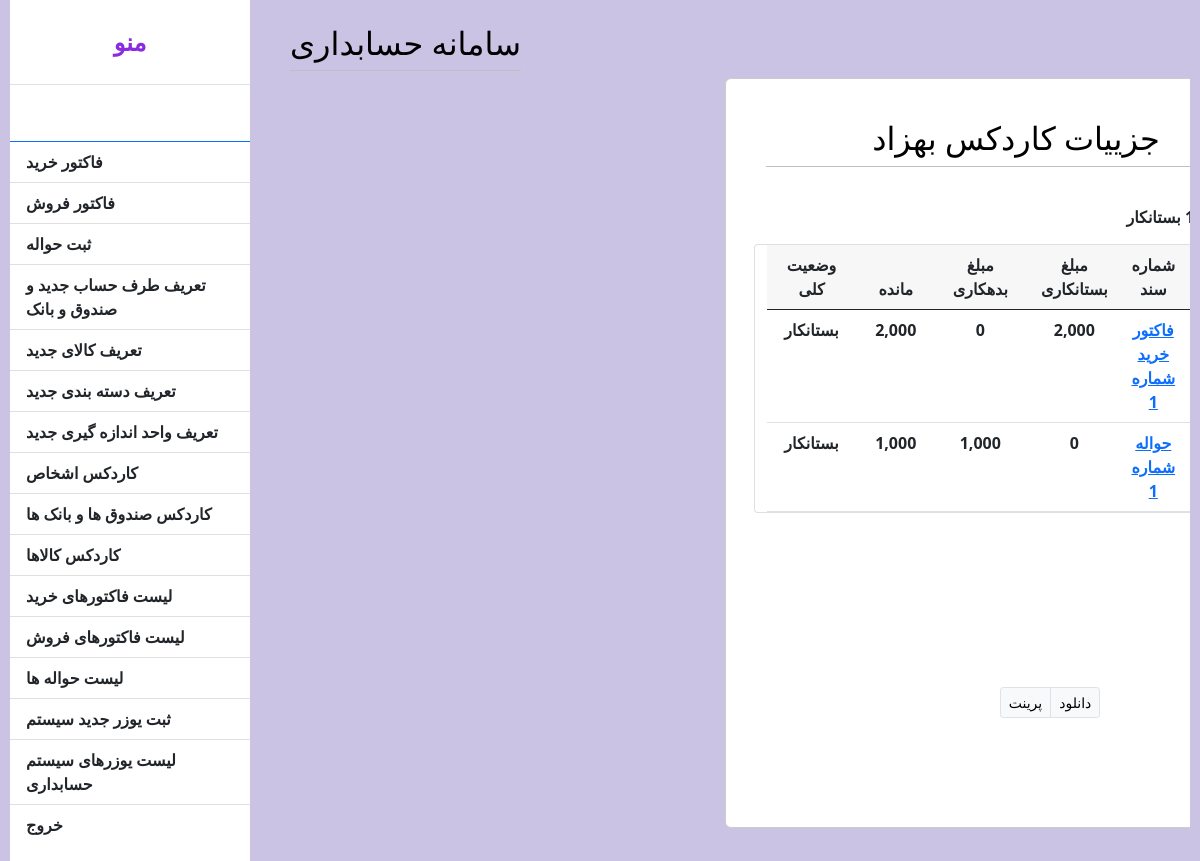
/persondetail.php?id=1 (signed in), run on the app's committed database.
### tables this page shows
CREATE TABLE `menus` (
  `menu_id` int UNSIGNED NOT NULL,
  `menu_name` varchar(256) NOT NULL,
  `url` text NOT NULL,
  `ordermenu` int UNSIGNED NOT NULL,
  `permition_id` int UNSIGNED NOT NULL,
  `created_at` timestamp NOT NULL DEFAULT CURRENT_TIMESTAMP,
  `updated_at` timestamp NULL DEFAULT NULL
);

CREATE TABLE `personaccount` (
  `cust_id` int UNSIGNED NOT NULL,
  `account_type` enum('1','2','3') NOT NULL,
  `cust_name` varchar(256) NOT NULL,
  `cust_codemeli` int UNSIGNED DEFAULT NULL,
  `cust_address` text,
  `cust_mobile` int DEFAULT NULL,
  `cust_active` enum('1','2') NOT NULL DEFAULT '1',
  `total_credit` bigint NOT NULL,
  `created_at` timestamp NOT NULL DEFAULT CURRENT_TIMESTAMP,
  `updated_at` timestamp NULL DEFAULT NULL
);

CREATE TABLE `credits` (
  `credit_id` int UNSIGNED NOT NULL,
  `personaccount_id` int UNSIGNED NOT NULL,
  `credit` bigint NOT NULL,
  `transfer_id` int UNSIGNED DEFAULT NULL,
  `buyfactor_id` int UNSIGNED DEFAULT NULL,
  `sellfactor_id` int UNSIGNED DEFAULT NULL,
  `credit_after` bigint NOT NULL,
  `created_at` varchar(256) NOT NULL,
  `updated_at` timestamp NULL DEFAULT CURRENT_TIMESTAMP,
  `edit_user` int UNSIGNED NOT NULL
);

CREATE TABLE `buyfactor` (
  `buyfactor_id` int UNSIGNED NOT NULL,
  `buy_date` varchar(256) NOT NULL,
  `cust_id` int UNSIGNED NOT NULL,
  `product_id` int UNSIGNED NOT NULL,
  `warehouse_id` int UNSIGNED NOT NULL,
  `product_qty` int UNSIGNED NOT NULL,
  `factor_fi` int NOT NULL,
  `buy_off` int DEFAULT NULL,
  `buy_sum` int NOT NULL,
  `factor_explanation` text NOT NULL,
  `credit_prod_after` bigint UNSIGNED NOT NULL,
  `factor_done` enum('1','2') NOT NULL DEFAULT '1',
  `created_at` timestamp NOT NULL DEFAULT CURRENT_TIMESTAMP,
  `updated_at` timestamp NULL DEFAULT NULL,
  `user_editfactor` int UNSIGNED NOT NULL
);

CREATE TABLE `transfer` (
  `transfersend_id` int UNSIGNED NOT NULL,
  `transfersend_date` varchar(256) NOT NULL,
  `transfersend_from` int UNSIGNED NOT NULL,
  `transfersend_to` int UNSIGNED NOT NULL,
  `transfersend_price` bigint NOT NULL,
  `created_at` timestamp NOT NULL DEFAULT CURRENT_TIMESTAMP,
  `updated_at` timestamp NULL DEFAULT NULL,
  `useredit_id` int UNSIGNED NOT NULL,
  `transfersend_explanation` text NOT NULL
);

### persondetail.php (the view, shortened to what this page needs)
<?php
require "./assets/Helper/dataBase.php";
if($_SESSION['permition'] == '1' || $_SESSION['permition'] =='2') {
    if (isset($_GET['id']) && !(empty($_GET['id'])) && !($_GET['id'] == "")) {
        $id = $_GET['id'];
        $sql = "SELECT * from personaccount WHERE cust_id =?";
        $stmt = $db->prepare($sql);
        $stmt->execute([$id]);
        $person = $stmt->fetch();
        if ($person == null) {
            header("location:personlist.php");
        } else {
            $sql = "SELECT buyfactor.buyfactor_id,buyfactor.cust_id,buyfactor.buy_date,buyfactor.buy_sum,credits.credit_after from buyfactor,credits where buyfactor.cust_id=? and buyfactor.cust_id=credits.personaccount_id and credits.buyfactor_id = buyfactor.buyfactor_id   order by buyfactor.buy_date ";
            $stmt = $db->prepare($sql);
            $stmt->execute([$id]);
            $buys = $stmt->fetchAll();
            $sql = "SELECT transfer.*,credits.credit_after from transfer,credits where transfersend_to = ?and transfer.transfersend_id =credits.transfer_id and transfer.transfersend_to =credits.personaccount_id ";
            $stmt = $db->prepare($sql);
            $stmt->execute([$id]);
            $transfers_to = $stmt->fetchAll();
        }
    } else {
        header("location:personlist.php");
    }
} else {
    header("location:./menu.php");
}
?>
<!DOCTYPE html>
<html lang="en">
<head>
    <link rel="stylesheet" href="./assets/css/style.css">
    <link rel="stylesheet" href="./assets/css/bootstrap5.min.css">
</head>
<body class="product">
    <div class="d-flex" id="wrapper">
        <?php
        require_once "./template/sidebar.php";
require_once "./template/header.php";
?>
        <div class="purchasecontainerpeople">
            <div class="container-fluid invoice-container">
                <main>
                    <header>
                        <div class=" userlist">
                            <h2> جزییات کاردکس <?= $person->cust_name ?>
                            </h2>
                        </div>
                    </header>
                    <div class="row">
                        <div class="text-end" style="margin-bottom: 15px ;"> <strong> مانده کل <?= $person->cust_name ?>
                                <?php if(($person->total_credit) > 0) {
                                    echo "بستانکار";
                                } elseif (($person->total_credit) == 0) {
                                    echo "-";
                                } else {
                                    echo "بدهکار";
                                } ?> </strong>
                        </div>
                        <div class="card">
                            <div class="card-body p-0">
                                <div class="table-responsive usertable">
                                    <table class="table mb-0" id="detailTable">
                                        <thead class="card-header">
                                            <tr>
                                                <th onclick="sortTable(0)" class="col-3 text-center"><strong> وضعیت کلی
                                                    </strong></th>
                                                <th onclick="sortTable(1)" class="col-3 text-center"><strong>مانده
                                                    </strong></th>
                                                <th onclick="sortTable(2)" class="col-3 text-center"><strong> مبلغ
                                                        بدهکاری </strong></th>
                                                <th onclick="sortTable(3)" class="col-3 text-center"><strong> مبلغ
                                                        بستانکاری</strong></th>
                                                <th onclick="sortTable(4)" class="col-3 text-center"><strong> شماره سند
                                                    </strong></th>
                                                <th onclick="sortTable(5)" class="col-3 text-center"></th>
                                            </tr>
                                        </thead>
                                        <?php $i = 1;
foreach ($buys as $buy) {?>
                                        <tr>
                                            <td class="col-3 text-center"><strong> <?php if(($buy->credit_after) > 0) {
                                                echo "بستانکار";
                                            } elseif (($buy->credit_after) == 0) {
                                                echo "-";
                                            } else {
                                                echo "بدهکار";
                                            } ?> </strong></td>
                                            <td class="col-3 text-center"><strong>
                                                    <?= number_format(abs($buy->credit_after)) ?> </strong></td>
                                            <td class="col-3 text-center"><strong> 0 </strong></td>
                                            <td class="col-3 text-center"><strong>
                                                    <?= number_format(abs($buy->buy_sum)) ?> </strong></td>
                                            <td class="col-3 text-center"><strong> <a
                                                        href="./buyfactorpre.php?id=<?= $buy->buyfactor_id ?>">فاکتور
                                                        خرید شماره
                                                        <?= $buy->buyfactor_id ?></a> </strong></td>
                                            <td class="col-3 text-center">
                                            </td>
                                        </tr>
                                        <?php  ++$i;
} ?>
                                        <?php ;
foreach ($transfers_to as $transfer_to) {?>
                                        <tr>
                                            <td class="col-3 text-center"><strong> <?php if(($transfer_to->credit_after) > 0) {
                                                echo "بستانکار";
                                            } elseif (($transfer_to->credit_after) == 0) {
                                                echo "-";
                                            } else {
                                                echo "بدهکار";
                                            } ?> </strong></td>
                                            <td class="col-3 text-center"><strong>
                                                    <?= number_format(abs($transfer_to->credit_after)) ?> </strong>
                                            </td>
                                            <td class="col-3 text-center"><strong>
                                                    <?= number_format(abs($transfer_to->transfersend_price)) ?>
                                                </strong></td>
                                            <td class="col-3 text-center"><strong> 0 </strong></td>
                                            <td class="col-3 text-center"><strong> <a
                                                        href="./havaleview.php?id=<?= $transfer_to->transfersend_id ?>">
                                                        حواله
                                                        شماره <?= $transfer_to->transfersend_id ?></a> </strong>
                                            </td>
                                            <td class="col-3 text-center">
                                            </td>
                                        </tr>
                                        <?php ++$i;
} ?>
                                    </table>
                                </div>
                            </div>
                        </div>
                    </div>
                </main>
                <footer class="text-center mt-4 ">
                    <div class="btn-group btn-group-sm footer ">
                        <a href="javascript:window.print()" class="btn btn-light border">
                            <ion-icon name="print-outline"></ion-icon> پرینت
                        </a>
                        <a href="javascript:window.print()" class="btn btn-light border">
                            <ion-icon name="download-outline"></ion-icon> دانلود
                        </a>
                    </div>
                </footer>
            </div>
        </div>
</body>

### template/sidebar.php (shortened to what this page needs)
<?php
if (isset($_SESSION['permition']) && !(empty($_SESSION['permition'])) && isset($_SESSION['username']) && !(empty($_SESSION['username']))) {
    $sql = "SELECT * FROM menus where permition_id = ? order by ordermenu ";
    $stmt = $db->prepare($sql);
    $stmt->execute([$_SESSION['permition']]);
    $menus = $stmt->fetchAll();
} else {
    header("location:login.php");
}
?>
<div class="bg-white" id="sidebar-wrapper">
    <div class="sidebar-heading text-center py-4 primary-text fs-4 fw-bold text-uppercase border-bottom">
        <i></i> منو
    </div>
    <div class="list-group list-group-flush my-3">
        <a href="#" class="list-group-item list-group-item-action bg-transparent second-text active">
        </a>
        <?php foreach ($menus as $menu) : ?>
        <a href="<?= $menu->url ?>" class="list-group-item list-group-item-action bg-transparent second-text fw-bold">
            <?= $menu->menu_name ?>
        </a> <?php endforeach; ?>
    </div>
</div>

### assets/css/style.css (style rules this page uses)
:root { --main-bg-color: #009d63; --main-text-color: #009d63; --second-text-color: #bbbec5; --second-bg-color: #c1efde; }
.primary-text { color: var(--main-text-color); }
.second-text { color: var(--second-text-color); }
#wrapper { overflow-x: hidden; }
#sidebar-wrapper { min-height: 100vh; margin-left: -15rem; transition: margin 0.25 ease-out; }
#sidebar-wrapper .sidebar-heading { padding: 0.875rem 1.25rem; font-size: 1.2rem; color: blueviolet; }
#sidebar-wrapper .list-group { width: 15rem; }
.list-group-item { border: none; padding: 20px 30px; }
@media (min-width: 768px) { #sidebar-wrapper { margin-left: 0; } }
.product { margin: 0; padding: 0; box-sizing: border-box; background: #cbc3e3; padding: 0 10px; }
.product { overflow-x: hidden; }
h2 { font-size: 26px; font-weight: 600; text-align: center; color: #000; padding-bottom: 8px; border-bottom: 1px solid silver; }
.invoice-container { margin-top: 100px; margin-left: 600px; margin-right: 100px; margin-bottom: 200px; padding: 40px !important; max-width: 650px; background-color: #fff; border: 1px solid #ccc; border-radius: 6px; height: 750px; }
.userlist { margin-bottom: 38px; width: 500px; }
.footer { margin-top: 150px; }
.purchasecontainerpeople { margin-top: 200px; margin-left: 400px; box-sizing: border-box; display: flex; align-items: center; justify-content: center; height: 50vh; max-width: 800px; padding: 28px; width: 100%; }

### data on the page
menus: menu_name "فاکتور خرید"
menus: menu_name "فاکتور فروش"
menus: menu_name "ثبت حواله"
menus: menu_name "تعریف طرف حساب جدید و صندوق و بانک"
menus: menu_name "تعریف کالای جدید"
menus: menu_name "تعریف دسته بندی جدید"
menus: menu_name "تعریف واحد اندازه گیری جدید"
menus: menu_name "کاردکس اشخاص"
menus: menu_name "کاردکس صندوق ها و بانک ها"
menus: menu_name "کاردکس کالاها"
menus: menu_name "لیست فاکتورهای خرید"
menus: menu_name "لیست فاکتورهای فروش"
menus: menu_name "لیست حواله ها"
menus: menu_name "ثبت یوزر جدید سیستم"
menus: menu_name "لیست یوزرهای سیستم حسابداری"
menus: menu_name "خروج"
personaccount: cust_name "بهزاد"
credits: shows "بستانکار", credit_after "2,000", buyfactor.buy_sum "2,000", buyfactor.buyfactor_id "1"
credits: shows "بستانکار", credit_after "1,000", transfer.transfersend_price "1,000", transfer.transfersend_id "1"
